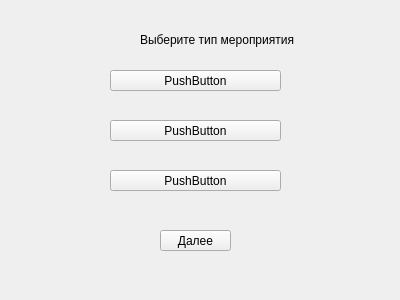
<?xml version="1.0" encoding="UTF-8"?>
<ui version="4.0">
 <class>Form</class>
 <widget class="QWidget" name="Form">
  <property name="geometry">
   <rect>
    <x>0</x>
    <y>0</y>
    <width>400</width>
    <height>300</height>
   </rect>
  </property>
  <property name="windowTitle">
   <string>Form</string>
  </property>
  <widget class="QPushButton" name="pushButton">
   <property name="geometry">
    <rect>
     <x>110</x>
     <y>70</y>
     <width>171</width>
     <height>21</height>
    </rect>
   </property>
   <property name="text">
    <string>PushButton</string>
   </property>
  </widget>
  <widget class="QPushButton" name="pushButton_2">
   <property name="geometry">
    <rect>
     <x>110</x>
     <y>120</y>
     <width>171</width>
     <height>21</height>
    </rect>
   </property>
   <property name="text">
    <string>PushButton</string>
   </property>
  </widget>
  <widget class="QPushButton" name="pushButton_3">
   <property name="geometry">
    <rect>
     <x>110</x>
     <y>170</y>
     <width>171</width>
     <height>21</height>
    </rect>
   </property>
   <property name="text">
    <string>PushButton</string>
   </property>
  </widget>
  <widget class="QPushButton" name="pushButton_4">
   <property name="geometry">
    <rect>
     <x>160</x>
     <y>230</y>
     <width>71</width>
     <height>21</height>
    </rect>
   </property>
   <property name="text">
    <string>Далее</string>
   </property>
  </widget>
  <widget class="QLabel" name="label">
   <property name="geometry">
    <rect>
     <x>140</x>
     <y>30</y>
     <width>171</width>
     <height>20</height>
    </rect>
   </property>
   <property name="text">
    <string>Выберите тип мероприятия</string>
   </property>
  </widget>
 </widget>
 <resources/>
 <connections/>
</ui>
